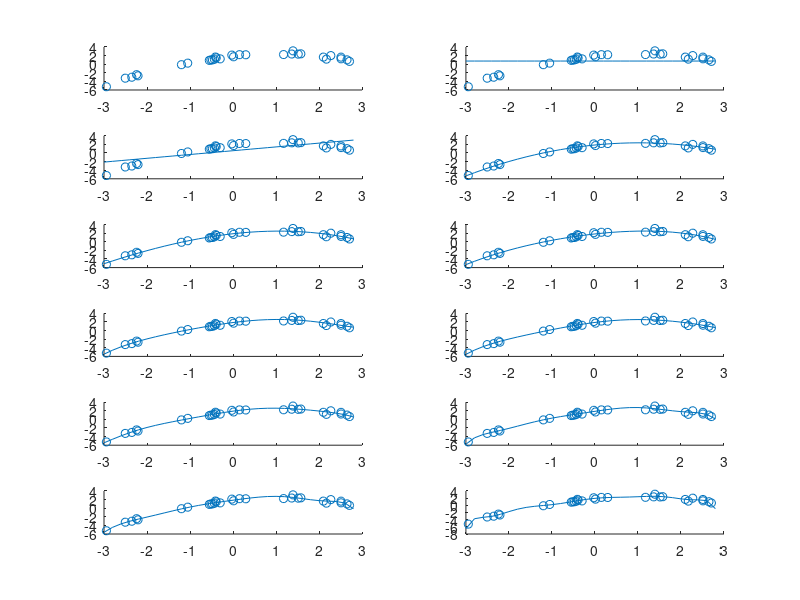
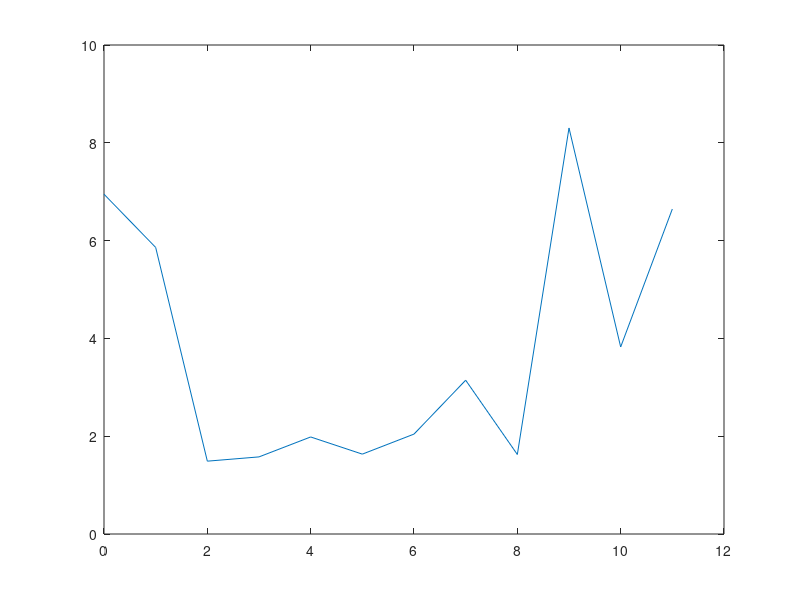

These charts were generated, in order, by the following MATLAB code:
N = 30;
r = [-3 3];
x_axis = ones(1,30);
X_training_set = rand(N,1)*range(r)+min(r);
n = randn(N,1)*0.4;
Y= 2 + X_training_set - 0.5 * X_training_set.^2 + n;
%w = zeros(N,1);
X = ones(N,1);
subplot(6,2,1)
scatter(X_training_set,Y)
for k=0:10
    W = pinv(transpose(X)*X)*(transpose(X)*Y);
    subplot(6,2,k+2);
    Y_hat = transpose(W)*transpose(X);
    r_two(k+1)=1- (sum((transpose(Y)-Y_hat).^2)/(sum((transpose(Y)-mean((transpose(Y)))).^2)));
    scatter(X_training_set,Y);
    hold on
    plot(-3:0.2:2.9,transpose(W)*x_axis);
    X = horzcat(X,X_training_set.^(k+1));
    x_axis = vertcat(x_axis,(-3:0.2:2.9).^(k+1));
end
%======================part b======================%
X = ones(N,1);
for k = 0:11
    difference = 0;
    for j = 0:9
        %test_range = [1+3*j 3+3*j];
        mini_test_Y = (Y(1+3*j:3+3*j));
        mini_test_X = X(1+3*j:3+3*j,1:end);
        mini_training_X = X([1:3*j 4+3*j:end],1:end);
        mini_training_Y = Y([1:3*j 4+3*j:end]);
        W = pinv(transpose(mini_training_X)*mini_training_X)*(transpose(mini_training_X)*mini_training_Y);
        Y_hat = transpose(W)*transpose(mini_test_X);
        difference = difference + sum((transpose(mini_test_Y)-Y_hat).^2);
    end
    if(k==2)
        W
    end
    total_difference(k+1)=difference;
    X = horzcat(X,X_training_set.^(k+1));
end
figure
plot(0:11,log2(total_difference))